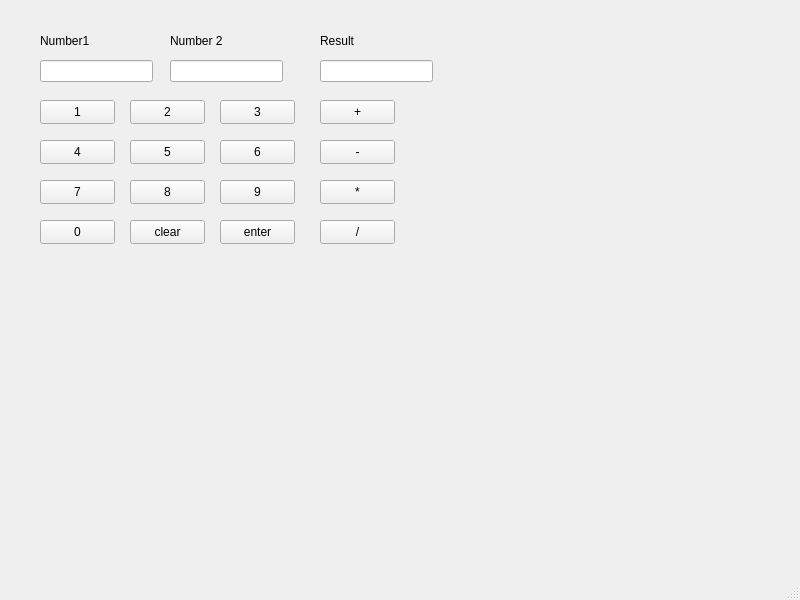
<?xml version="1.0" encoding="UTF-8"?>
<ui version="4.0">
 <class>MainWindow</class>
 <widget class="QMainWindow" name="MainWindow">
  <property name="geometry">
   <rect>
    <x>0</x>
    <y>0</y>
    <width>800</width>
    <height>600</height>
   </rect>
  </property>
  <property name="windowTitle">
   <string>MainWindow</string>
  </property>
  <widget class="QWidget" name="centralwidget">
   <widget class="QLabel" name="label1">
    <property name="geometry">
     <rect>
      <x>40</x>
      <y>30</y>
      <width>91</width>
      <height>21</height>
     </rect>
    </property>
    <property name="text">
     <string>Number1</string>
    </property>
   </widget>
   <widget class="QLabel" name="label2">
    <property name="geometry">
     <rect>
      <x>170</x>
      <y>30</y>
      <width>81</width>
      <height>21</height>
     </rect>
    </property>
    <property name="text">
     <string>Number 2</string>
    </property>
   </widget>
   <widget class="QLabel" name="label3">
    <property name="geometry">
     <rect>
      <x>320</x>
      <y>30</y>
      <width>91</width>
      <height>21</height>
     </rect>
    </property>
    <property name="text">
     <string>Result</string>
    </property>
   </widget>
   <widget class="QLineEdit" name="num1">
    <property name="geometry">
     <rect>
      <x>40</x>
      <y>60</y>
      <width>113</width>
      <height>22</height>
     </rect>
    </property>
   </widget>
   <widget class="QLineEdit" name="num2">
    <property name="geometry">
     <rect>
      <x>170</x>
      <y>60</y>
      <width>113</width>
      <height>22</height>
     </rect>
    </property>
   </widget>
   <widget class="QLineEdit" name="result">
    <property name="geometry">
     <rect>
      <x>320</x>
      <y>60</y>
      <width>113</width>
      <height>22</height>
     </rect>
    </property>
   </widget>
   <widget class="QPushButton" name="N1">
    <property name="geometry">
     <rect>
      <x>40</x>
      <y>100</y>
      <width>75</width>
      <height>24</height>
     </rect>
    </property>
    <property name="text">
     <string>1</string>
    </property>
   </widget>
   <widget class="QPushButton" name="N2">
    <property name="geometry">
     <rect>
      <x>130</x>
      <y>100</y>
      <width>75</width>
      <height>24</height>
     </rect>
    </property>
    <property name="text">
     <string>2</string>
    </property>
   </widget>
   <widget class="QPushButton" name="N3">
    <property name="geometry">
     <rect>
      <x>220</x>
      <y>100</y>
      <width>75</width>
      <height>24</height>
     </rect>
    </property>
    <property name="text">
     <string>3</string>
    </property>
   </widget>
   <widget class="QPushButton" name="N4">
    <property name="geometry">
     <rect>
      <x>40</x>
      <y>140</y>
      <width>75</width>
      <height>24</height>
     </rect>
    </property>
    <property name="text">
     <string>4</string>
    </property>
   </widget>
   <widget class="QPushButton" name="N5">
    <property name="geometry">
     <rect>
      <x>130</x>
      <y>140</y>
      <width>75</width>
      <height>24</height>
     </rect>
    </property>
    <property name="text">
     <string>5</string>
    </property>
   </widget>
   <widget class="QPushButton" name="N6">
    <property name="geometry">
     <rect>
      <x>220</x>
      <y>140</y>
      <width>75</width>
      <height>24</height>
     </rect>
    </property>
    <property name="text">
     <string>6</string>
    </property>
   </widget>
   <widget class="QPushButton" name="N7">
    <property name="geometry">
     <rect>
      <x>40</x>
      <y>180</y>
      <width>75</width>
      <height>24</height>
     </rect>
    </property>
    <property name="text">
     <string>7</string>
    </property>
   </widget>
   <widget class="QPushButton" name="N8">
    <property name="geometry">
     <rect>
      <x>130</x>
      <y>180</y>
      <width>75</width>
      <height>24</height>
     </rect>
    </property>
    <property name="text">
     <string>8</string>
    </property>
   </widget>
   <widget class="QPushButton" name="N9">
    <property name="geometry">
     <rect>
      <x>220</x>
      <y>180</y>
      <width>75</width>
      <height>24</height>
     </rect>
    </property>
    <property name="text">
     <string>9</string>
    </property>
   </widget>
   <widget class="QPushButton" name="N0">
    <property name="geometry">
     <rect>
      <x>40</x>
      <y>220</y>
      <width>75</width>
      <height>24</height>
     </rect>
    </property>
    <property name="text">
     <string>0</string>
    </property>
   </widget>
   <widget class="QPushButton" name="clear">
    <property name="geometry">
     <rect>
      <x>130</x>
      <y>220</y>
      <width>75</width>
      <height>24</height>
     </rect>
    </property>
    <property name="text">
     <string>clear</string>
    </property>
   </widget>
   <widget class="QPushButton" name="enter">
    <property name="geometry">
     <rect>
      <x>220</x>
      <y>220</y>
      <width>75</width>
      <height>24</height>
     </rect>
    </property>
    <property name="text">
     <string>enter</string>
    </property>
   </widget>
   <widget class="QPushButton" name="add">
    <property name="geometry">
     <rect>
      <x>320</x>
      <y>100</y>
      <width>75</width>
      <height>24</height>
     </rect>
    </property>
    <property name="text">
     <string>+</string>
    </property>
   </widget>
   <widget class="QPushButton" name="sub">
    <property name="geometry">
     <rect>
      <x>320</x>
      <y>140</y>
      <width>75</width>
      <height>24</height>
     </rect>
    </property>
    <property name="text">
     <string>-</string>
    </property>
   </widget>
   <widget class="QPushButton" name="mul">
    <property name="geometry">
     <rect>
      <x>320</x>
      <y>180</y>
      <width>75</width>
      <height>24</height>
     </rect>
    </property>
    <property name="text">
     <string>*</string>
    </property>
   </widget>
   <widget class="QPushButton" name="div">
    <property name="geometry">
     <rect>
      <x>320</x>
      <y>220</y>
      <width>75</width>
      <height>24</height>
     </rect>
    </property>
    <property name="text">
     <string>/</string>
    </property>
   </widget>
  </widget>
  <widget class="QMenuBar" name="menubar">
   <property name="geometry">
    <rect>
     <x>0</x>
     <y>0</y>
     <width>800</width>
     <height>22</height>
    </rect>
   </property>
  </widget>
  <widget class="QStatusBar" name="statusbar"/>
 </widget>
 <resources/>
 <connections/>
</ui>
